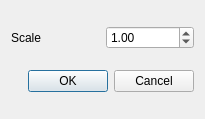
<?xml version="1.0" encoding="UTF-8"?>
<ui version="4.0">
 <class>DialogScale</class>
 <widget class="QDialog" name="DialogScale">
  <property name="windowModality">
   <enum>Qt::WindowModal</enum>
  </property>
  <property name="geometry">
   <rect>
    <x>0</x>
    <y>0</y>
    <width>205</width>
    <height>119</height>
   </rect>
  </property>
  <property name="sizePolicy">
   <sizepolicy hsizetype="Minimum" vsizetype="Minimum">
    <horstretch>0</horstretch>
    <verstretch>0</verstretch>
   </sizepolicy>
  </property>
  <property name="windowTitle">
   <string>Scale</string>
  </property>
  <property name="modal">
   <bool>true</bool>
  </property>
  <layout class="QVBoxLayout" name="verticalLayout">
   <item>
    <layout class="QHBoxLayout" name="horizontalLayout">
     <item>
      <widget class="QLabel" name="label">
       <property name="text">
        <string>Scale</string>
       </property>
      </widget>
     </item>
     <item>
      <widget class="QDoubleSpinBox" name="doubleSpinBox">
       <property name="decimals">
        <number>2</number>
       </property>
       <property name="minimum">
        <double>0.000000000000000</double>
       </property>
       <property name="maximum">
        <double>999999999.990000009536743</double>
       </property>
       <property name="value">
        <double>1.000000000000000</double>
       </property>
      </widget>
     </item>
    </layout>
   </item>
   <item>
    <widget class="QDialogButtonBox" name="buttonBox">
     <property name="orientation">
      <enum>Qt::Horizontal</enum>
     </property>
     <property name="standardButtons">
      <set>QDialogButtonBox::Cancel|QDialogButtonBox::Ok</set>
     </property>
    </widget>
   </item>
  </layout>
 </widget>
 <resources/>
 <connections>
  <connection>
   <sender>buttonBox</sender>
   <signal>accepted()</signal>
   <receiver>DialogScale</receiver>
   <slot>accept()</slot>
   <hints>
    <hint type="sourcelabel">
     <x>248</x>
     <y>254</y>
    </hint>
    <hint type="destinationlabel">
     <x>157</x>
     <y>274</y>
    </hint>
   </hints>
  </connection>
  <connection>
   <sender>buttonBox</sender>
   <signal>rejected()</signal>
   <receiver>DialogScale</receiver>
   <slot>reject()</slot>
   <hints>
    <hint type="sourcelabel">
     <x>316</x>
     <y>260</y>
    </hint>
    <hint type="destinationlabel">
     <x>286</x>
     <y>274</y>
    </hint>
   </hints>
  </connection>
 </connections>
</ui>
